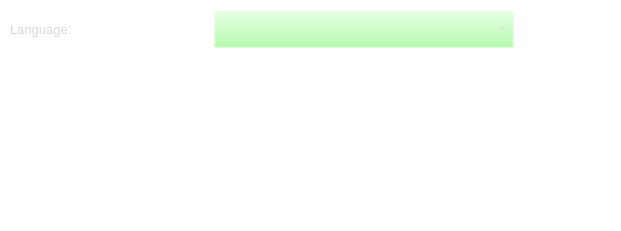
<?xml version="1.0" encoding="UTF-8"?>
<ui version="4.0">
 <class>ROAPageWelcome</class>
 <widget class="QWidget" name="ROAPageWelcome">
  <property name="geometry">
   <rect>
    <x>0</x>
    <y>0</y>
    <width>621</width>
    <height>231</height>
   </rect>
  </property>
  <property name="minimumSize">
   <size>
    <width>621</width>
    <height>231</height>
   </size>
  </property>
  <property name="maximumSize">
   <size>
    <width>621</width>
    <height>231</height>
   </size>
  </property>
  <property name="windowTitle">
   <string>Form</string>
  </property>
  <property name="styleSheet">
   <string notr="true">background-color: rgba(162, 255, 152, 0%);
color: rgb(0, 0, 0);</string>
  </property>
  <widget class="QComboBox" name="qcLanguage">
   <property name="geometry">
    <rect>
     <x>214</x>
     <y>10</y>
     <width>300</width>
     <height>38</height>
    </rect>
   </property>
   <property name="minimumSize">
    <size>
     <width>200</width>
     <height>22</height>
    </size>
   </property>
   <property name="font">
    <font>
     <family>Ubuntu</family>
     <pointsize>10</pointsize>
     <stylestrategy>PreferAntialias</stylestrategy>
     <kerning>false</kerning>
    </font>
   </property>
   <property name="styleSheet">
    <string notr="true">color: rgb(216, 216, 216);</string>
   </property>
  </widget>
  <widget class="QLabel" name="qlLanguage">
   <property name="geometry">
    <rect>
     <x>10</x>
     <y>10</y>
     <width>200</width>
     <height>38</height>
    </rect>
   </property>
   <property name="font">
    <font>
     <family>Ubuntu</family>
     <pointsize>10</pointsize>
     <stylestrategy>PreferAntialias</stylestrategy>
     <kerning>false</kerning>
    </font>
   </property>
   <property name="styleSheet">
    <string notr="true">color: rgb(216, 216, 216);</string>
   </property>
   <property name="text">
    <string>Language:</string>
   </property>
  </widget>
 </widget>
 <resources/>
 <connections/>
</ui>
